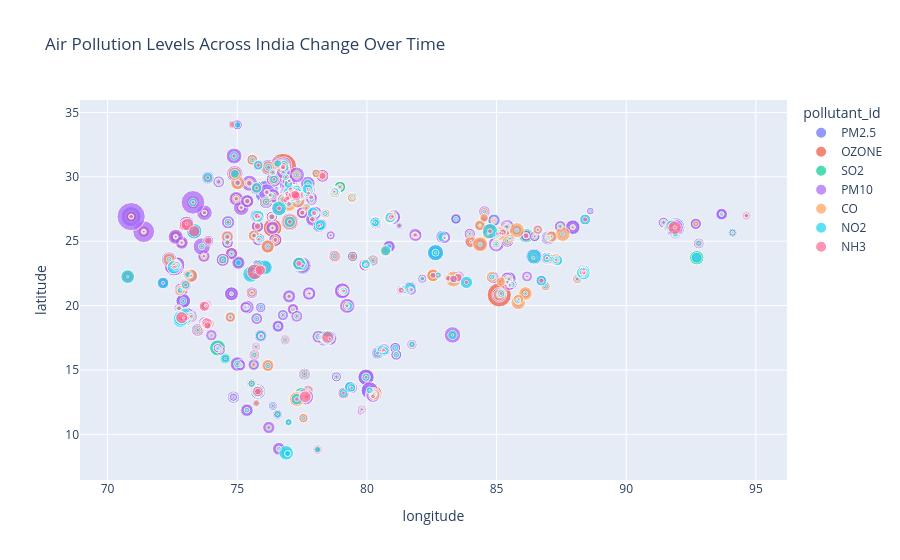

Notebook source saved alongside this figure:
### Code cell
#Animated Plotly Chart
#Convert Date
df['last_update'] = pd.to_datetime(df['last_update'])

df['date'] = df['last_update'].dt.date
#Animated Scatter Plot
animated_chart = px.scatter(
    df,
    x='longitude',
    y='latitude',
    size='pollutant_avg',
    color='pollutant_id',
    animation_frame='date',
    hover_name='city',
    title='Air Pollution Levels Across India Change Over Time'
)

animated_chart.show()

### Figure 1 — Plotly figure (JSON) as saved in the notebook; plotly's stock layout.template omitted (floating-point values rounded to 4 significant figures; data arrays with more than 128 entries replaced by an {"elided": "..."} marker saying what was removed)
{"data": [{"hovertemplate": "<b>%{hovertext}</b><br><br>pollutant_id=PM2.5<br>date=2026-05-31<br>longitude=%{x}<br>latitude=%{y}<br>pollutant_avg=%{marker.size}<extra></extra>", "hovertext": {"elided": "507 str values"}, "legendgroup": "PM2.5", "marker": {"color": "#636efa", "size": {"elided": "507 float values"}, "sizemode": "area", "sizeref": 0.8825, "symbol": "circle"}, "mode": "markers", "name": "PM2.5", "orientation": "v", "showlegend": true, "type": "scatter", "x": {"elided": "507 float values"}, "xaxis": "x", "y": {"elided": "507 float values"}, "yaxis": "y"}, {"hovertemplate": "<b>%{hovertext}</b><br><br>pollutant_id=OZONE<br>date=2026-05-31<br>longitude=%{x}<br>latitude=%{y}<br>pollutant_avg=%{marker.size}<extra></extra>", "hovertext": {"elided": "482 str values"}, "legendgroup": "OZONE", "marker": {"color": "#EF553B", "size": {"elided": "482 float values"}, "sizemode": "area", "sizeref": 0.8825, "symbol": "circle"}, "mode": "markers", "name": "OZONE", "orientation": "v", "showlegend": true, "type": "scatter", "x": {"elided": "482 float values"}, "xaxis": "x", "y": {"elided": "482 float values"}, "yaxis": "y"}, {"hovertemplate": "<b>%{hovertext}</b><br><br>pollutant_id=SO2<br>date=2026-05-31<br>longitude=%{x}<br>latitude=%{y}<br>pollutant_avg=%{marker.size}<extra></extra>", "hovertext": {"elided": "485 str values"}, "legendgroup": "SO2", "marker": {"color": "#00cc96", "size": {"elided": "485 float values"}, "sizemode": "area", "sizeref": 0.8825, "symbol": "circle"}, "mode": "markers", "name": "SO2", "orientation": "v", "showlegend": true, "type": "scatter", "x": {"elided": "485 float values"}, "xaxis": "x", "y": {"elided": "485 float values"}, "yaxis": "y"}, {"hovertemplate": "<b>%{hovertext}</b><br><br>pollutant_id=PM10<br>date=2026-05-31<br>longitude=%{x}<br>latitude=%{y}<br>pollutant_avg=%{marker.size}<extra></extra>", "hovertext": {"elided": "508 str values"}, "legendgroup": "PM10", "marker": {"color": "#ab63fa", "size": {"elided": "508 float values"}, "sizemode": "area", "sizeref": 0.8825, "symbol": "circle"}, "mode": "markers", "name": "PM10", "orientation": "v", "showlegend": true, "type": "scatter", "x": {"elided": "508 float values"}, "xaxis": "x", "y": {"elided": "508 float values"}, "yaxis": "y"}, {"hovertemplate": "<b>%{hovertext}</b><br><br>pollutant_id=CO<br>date=2026-05-31<br>longitude=%{x}<br>latitude=%{y}<br>pollutant_avg=%{marker.size}<extra></extra>", "hovertext": {"elided": "481 str values"}, "legendgroup": "CO", "marker": {"color": "#FFA15A", "size": {"elided": "481 float values"}, "sizemode": "area", "sizeref": 0.8825, "symbol": "circle"}, "mode": "markers", "name": "CO", "orientation": "v", "showlegend": true, "type": "scatter", "x": {"elided": "481 float values"}, "xaxis": "x", "y": {"elided": "481 float values"}, "yaxis": "y"}, {"hovertemplate": "<b>%{hovertext}</b><br><br>pollutant_id=NO2<br>date=2026-05-31<br>longitude=%{x}<br>latitude=%{y}<br>pollutant_avg=%{marker.size}<extra></extra>", "hovertext": {"elided": "492 str values"}, "legendgroup": "NO2", "marker": {"color": "#19d3f3", "size": {"elided": "492 float values"}, "sizemode": "area", "sizeref": 0.8825, "symbol": "circle"}, "mode": "markers", "name": "NO2", "orientation": "v", "showlegend": true, "type": "scatter", "x": {"elided": "492 float values"}, "xaxis": "x", "y": {"elided": "492 float values"}, "yaxis": "y"}, {"hovertemplate": "<b>%{hovertext}</b><br><br>pollutant_id=NH3<br>date=2026-05-31<br>longitude=%{x}<br>latitude=%{y}<br>pollutant_avg=%{marker.size}<extra></extra>", "hovertext": {"elided": "443 str values"}, "legendgroup": "NH3", "marker": {"color": "#FF6692", "size": {"elided": "443 float values"}, "sizemode": "area", "sizeref": 0.8825, "symbol": "circle"}, "mode": "markers", "name": "NH3", "orientation": "v", "showlegend": true, "type": "scatter", "x": {"elided": "443 float values"}, "xaxis": "x", "y": {"elided": "443 float values"}, "yaxis": "y"}], "layout": {"legend": {"itemsizing": "constant", "title": {"text": "pollutant_id"}, "tracegroupgap": 0}, "title": {"text": "Air Pollution Levels Across India Change Over Time"}, "xaxis": {"anchor": "y", "domain": [0, 1], "title": {"text": "longitude"}}, "yaxis": {"anchor": "x", "domain": [0, 1], "title": {"text": "latitude"}}}}
